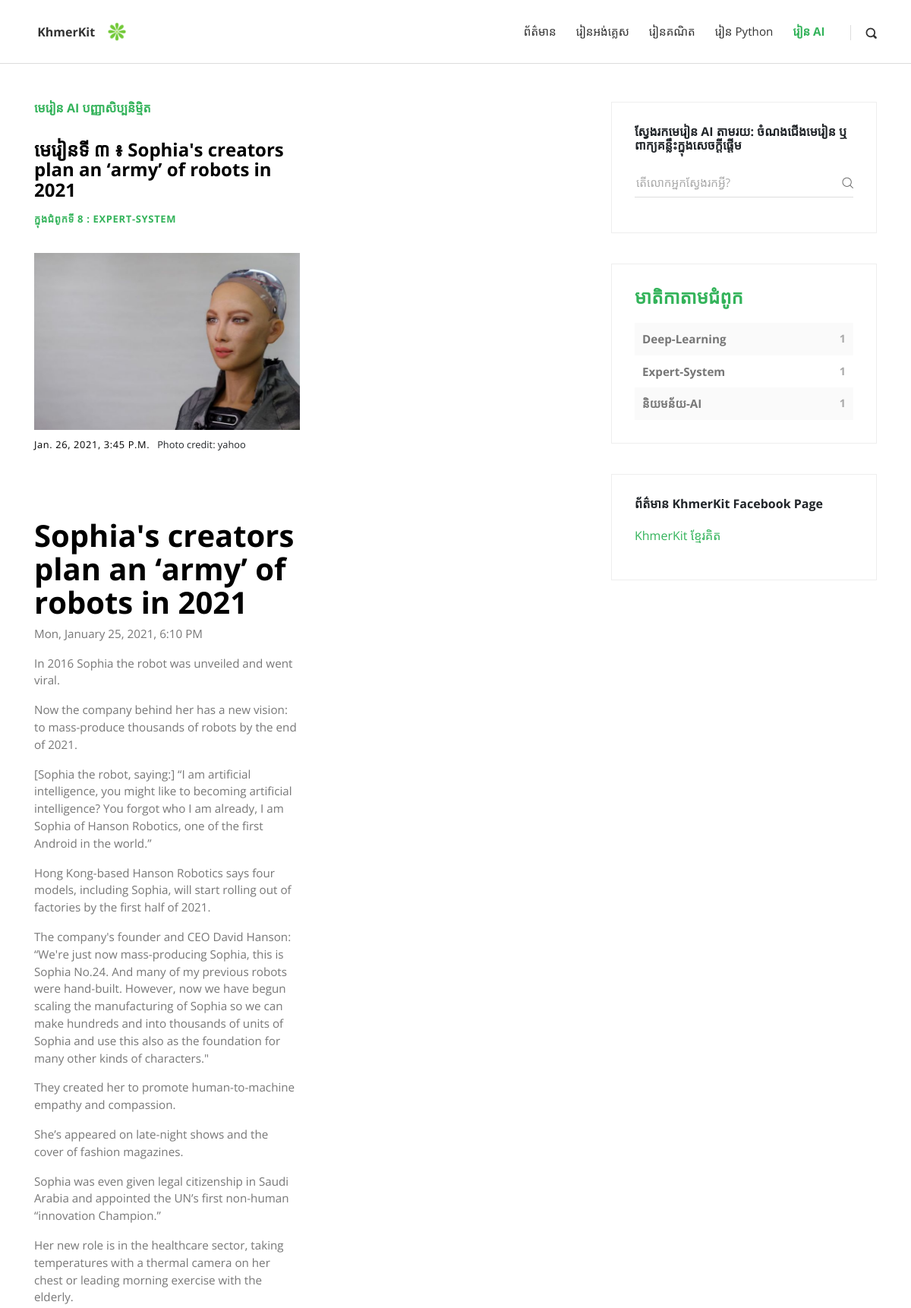
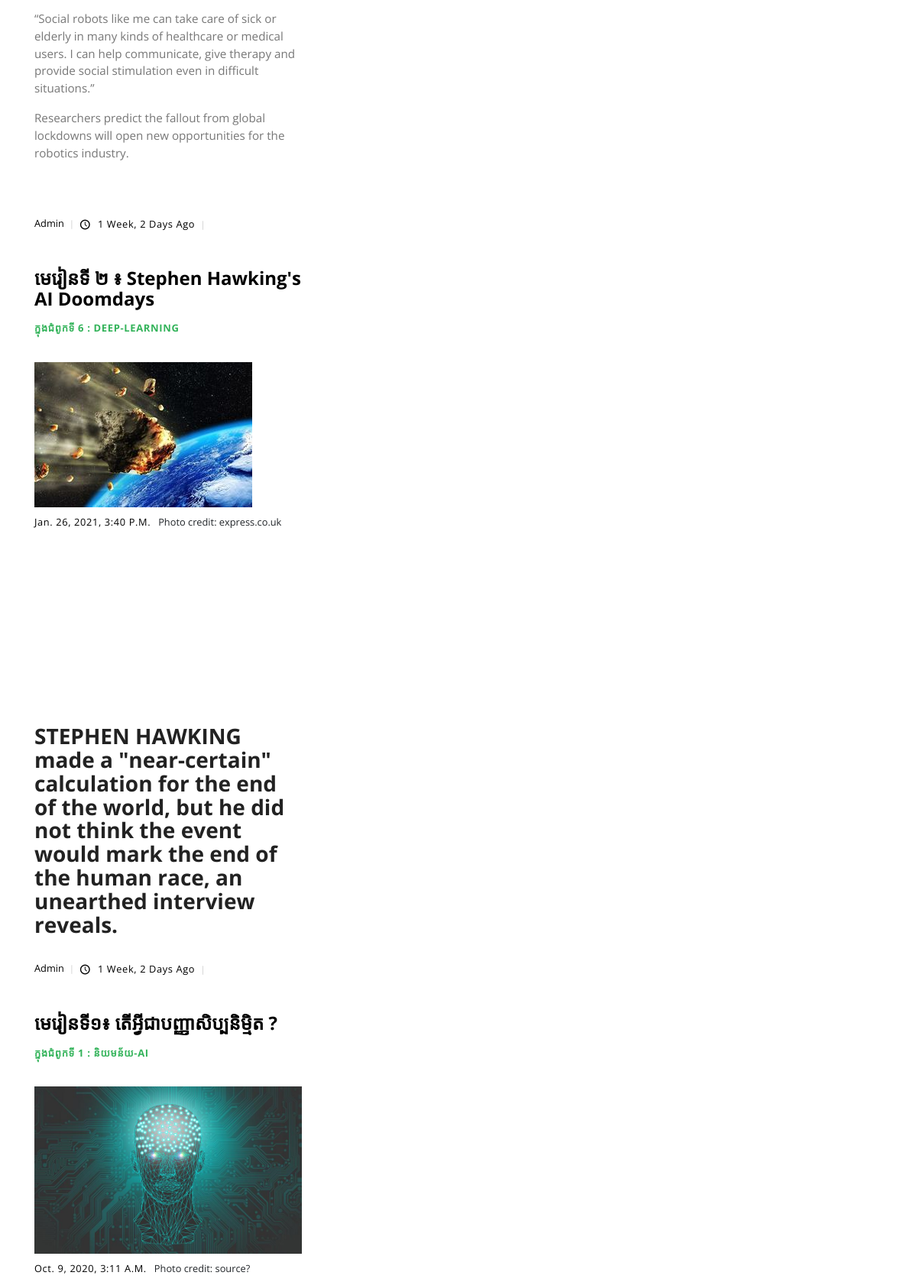
The app's page /artificial_intelligence_tutorial/ (upper part) with its own data (2 pictures, top to bottom).
### aiapp/models.py (models this page shows, shortened)
class AI_Unit(models.Model):
    title = models.CharField(max_length=250)
    chapter = models.ForeignKey(AI_Chapter, on_delete=models.CASCADE)
    date_posted = models.DateTimeField(default=timezone.now)
    content = RichTextField(blank=True, null=True)
    article1 = RichTextField(blank=True, null=True)
    thumbnailIndex = models.ImageField(default='default.png', blank=True, unique=False)
    photo_credit_thumbnailIndex = models.CharField(max_length=50, default='?')
    thumbnail1 = models.ImageField(default='default.png', blank=True, unique=False)
    photo_credit_thumbnail1 = models.CharField(max_length=50, default='?')
    article2 = RichTextField(blank=True, null=True)
    thumbnail2 = models.ImageField(default='default.png', blank=True)
    photo_credit_thumbnail2 = models.CharField(max_length=50, default='?')
    article3 = RichTextField(blank=True, null=True)
    thumbnail3 = models.ImageField(default='default.png', blank=True)
    photo_credit_thumbnail3 = models.CharField(max_length=50, default='?')
    author = models.ForeignKey(User, on_delete=models.CASCADE)
    class Meta:
        verbose_name = 'AI_Unit'
        verbose_name_plural = 'AI_Units'

class AI_Chapter(models.Model):
    title = models.CharField(max_length=200, unique= True)
    description = models.CharField(max_length=250, default=True)
    class Meta:
        ordering = ('title', )
        verbose_name = 'AI_Chapter'
        verbose_name_plural = 'AI_Chapters'

### aiapp/views.py (the view)
# urls.py: path('artificial_intelligence_tutorial/', AIView.as_view(), name='ai-page'),
class AIView(ListView):
    model = AI_Unit
    chapter_count = get_ai_chapter_count()
    def get(self, request, *args, **kwargs):
        context = {
            'units': AI_Unit.objects.all().order_by('-id'),
            'chapter_count' : get_ai_chapter_count
        }
        return render(request, "ai.html", context)

### aiapp/views.py (called while the page is built)
def get_ai_chapter_count():
    queryset = AI_Unit\
        .objects\
        .values('chapter__title')\
        .annotate(Count('chapter__title'))
    return queryset

### templates/ai.html (shortened to what this page needs)
{% load static %}
<!DOCTYPE html>
<html>
  <head>
    <link rel="stylesheet" href="{% static 'vendor/bootstrap/css/bootstrap.min.css'%}">
    <link rel="stylesheet" href="{% static 'vendor/font-awesome/css/font-awesome.min.css'%}">
    <link rel="stylesheet" href="{% static 'css/fontastic.css'%}">
    <link rel="stylesheet" href="{% static 'vendor/@fancyapps/fancybox/jquery.fancybox.min.css'%}">
    <link rel="stylesheet" href="{% static 'css/style.green.css'%}" id="theme-stylesheet">
  </head>
  <body>
    <header class="header">
      <nav class="navbar navbar-expand-lg">
        <div class="container">
          <div class="navbar-header d-flex align-items-center justify-content-between">
             <a href="/" class="navbar-brand">&nbsp;KhmerKit</a>
             <a href="/" class="navbar-brand"><img src="{% static 'img/greenflowerfit.png'%}"></a>
          </div>
          <div id="navbarcollapse" class="collapse navbar-collapse">
            <ul class="navbar-nav ml-auto">
              <li class="nav-item"><a href="/" class="nav-link">ព័ត៌មាន</a>
              </li>
              <li class="nav-item"><a href="/english_tutorial" class="nav-link">រៀនអង់គ្លេស</a>
              </li>
              <li class="nav-item"><a href="/mathematics_tutorial" class="nav-link">រៀនគណិត</a>
              </li>
              <li class="nav-item"><a href="/python_tutorial" class="nav-link">រៀន Python</a>
              </li>
              <li class="nav-item"><a href="/artificial_intelligence_tutorial" class="nav-link active">រៀន AI</a>
              </li>
            </ul>
            <div class="navbar-text">
              <a href="#" class="search-btn"><i class="icon-search-1"></i>
              </a>
            </div>
          </div>
        </div>
      </nav>
    </header>
    <div class="container">
      <div class="row">
        <main class="posts-listing col-lg-8">
          <div class="container">
            <div class="row">
              <div class="post col-xl-6">
                <h6 style="color:#33b35a"> មេរៀន AI បញ្ញាសិប្បនិម្មិត </h6>
                <br>
                {% for p in units %}
                  <h3 class="h4"><a href="{% url 'ai-details' p.pk %}" style="color:#000000">{{ p.title }}</a></h3>
                  <div class="post-meta d-flex justify-content-between">
                      <div class="category"><a href="{% url 'ai-chapter-list-page'%}" > ក្នុងជំពូកទី {{ p.chapter.id }} : {{ p.chapter.title }}</a></div>
                  </div>
                  <br>
                  <div class="post-thumbnail"><a href="{% url 'ai-details' p.pk %}"><img src="{{ p.thumbnailIndex.url }}" alt="..." class="img-fluid"></a></div>
                  <div class="post-details">
                    <div class="post-meta d-flex justify-content-start">
                      <div class="date meta-last" style="color:#000000">{{ p.date_posted }}</div>
                      <div class> Photo credit: {{ p.photo_credit_thumbnailIndex }}</div>
                    </div>
                    <p class="text-muted"><a href="{% url 'ai-details' p.pk %}" style="color:#000000">{{ p.content|safe }}</a></p>
                    <footer class="post-footer d-flex align-items-center">
                      <div class="title"><a href="mailto:khmerkittrov@gmail.com" style="color:#000000"><span>{{ p.author }}</span></a></div>
                      <div class="date" style="color:#000000"><i class="icon-clock" ></i> {{ p.date_posted|timesince }} ago</div>
                    </footer>
                  </div>
                  <br>
                  <br>
                {% endfor %}
              </div>
            </div>
          </div>
        </main>
       <aside class="col-lg-4">
          <div class="widget search">
            <header>
              <h3 class="h6">ស្វែងរកមេរៀន AI តាមរយ: ចំណងជើងមេរៀន ឬ ពាក្យគន្លឹះក្នុងសេចក្តីផ្តើម</h3>
            </header>
            <form action="{% url 'ai-search-result-page' %}" class="search-form">
              <div class="form-group">
                <input type="text" name = "q" placeholder="តើលោកអ្នកស្វែងរកអ្វី?">
                <button type="submit" class="submit"><i class="icon-search"></i></button>
              </div>
            </form>
          </div>
       <div class="widget categories">
            <header>
              <h4><a href="{% url 'ai-chapter-list-page' %}" >មាតិកាតាមជំពូក</a></h4>
            </header>
            {% for cat in chapter_count %}
            <div class="item d-flex justify-content-between">
              <a href="{% url 'ai-chapter-list-page' %}">
                {{ cat.chapter__title }}
              </a>
              <span>{{ cat.chapter__title__count}}
              </span>
            </div>
            {% endfor %}
       </div>
       <div class="widget tags">
            <header>
              <h3 class="h6">ព័ត៌មាន KhmerKit Facebook Page</h3>
            </header>
            <div class="fb-page" data-href="https://www.facebook.com/KhmerKit-&#x1781;&#x17d2;&#x1798;&#x17c2;&#x179a;&#x1782;&#x17b7;&#x178f;-100759281519898/" data-tabs="" data-width="200" data-height="" data-small-header="false" data-adapt-container-width="true" data-hide-cover="false" data-show-facepile="true"><blockquote cite="https://www.facebook.com/KhmerKit-&#x1781;&#x17d2;&#x1798;&#x17c2;&#x179a;&#x1782;&#x17b7;&#x178f;-100759281519898/" class="fb-xfbml-parse-ignore"><a href="https://www.facebook.com/KhmerKit-&#x1781;&#x17d2;&#x1798;&#x17c2;&#x179a;&#x1782;&#x17b7;&#x178f;-100759281519898/">KhmerKit ខ្មែរគិត</a></blockquote></div>
       </div>
        </aside>
      </div>
    </div>
  </body>
</html>

### static/css/style.green.css (style rules this page uses)
body { overflow-x: hidden; }
a, i, span { display: inline-block; text-decoration: none; -webkit-transition: all 0.3s; transition: all 0.3s; }
a i { -webkit-transition: none; transition: none; }
ul { margin: 0; padding: 0; }
button, input { outline: none !important; font-family: "Open Sans", sans-serif; }
button { cursor: pointer; }
main, aside { padding: 50px 0 100px; }
h1 a { margin-left: 10px; font-size: 0.9em; opacity: 0; -webkit-transition: all 0.3s; transition: all 0.3s; color: #555; text-decoration: none; }
.widget { margin-bottom: 40px; padding: 30px; border: 1px solid #eee; }
.widget header { margin-bottom: 20px; }
.category a { color: #33b35a; letter-spacing: 0.08em; font-weight: 700; text-transform: uppercase; text-decoration: none; font-size: 13px; }
.category a::after { content: ','; color: #ddd; display: inline-block; margin-right: 5px; }
.category a:last-of-type::after { display: none; }
i[class*="icon-"] { -webkit-transform: translateY(3px); transform: translateY(3px); }
h1, h2, h3, h4, h5, h6 { margin-bottom: 15px; }
.navbar { background: #fff; padding-top: 20px !important; padding-bottom: 20px !important; z-index: 9998; border-bottom: 1px solid #ddd; }
.navbar .langs a:first-of-type, .navbar .search-btn { margin-left: 20px; padding-left: 20px; border-left: 1px solid #ddd; height: 20px; line-height: 20px; }
.navbar .search-btn { color: #333; font-size: 0.9em; }
.navbar .navbar-nav a.nav-link { color: #333; margin: 0 5px; font-weight: 400; font-size: 0.95em; }
.navbar .navbar-nav a.nav-link.active { color: #33b35a; font-weight: bold; }
.post-meta { margin: 10px 0; font-size: 0.8em; }
.post-meta .date { text-transform: uppercase; font-weight: 400; }
.post-meta .date::after { display: none; }
.post p:not(.lead) { font-weight: 400; color: #777; font-size: 0.95em; }
.post a { text-decoration: none; }
.post h3 { line-height: 1.1em; color: #222; -webkit-transition: all 0.3s; transition: all 0.3s; margin-bottom: 1rem; }
.post .category a { color: #33b35a; letter-spacing: 0.05em; font-weight: 700; text-transform: uppercase; text-decoration: none; }
.post .date { letter-spacing: 0.05em; font-weight: 400; text-transform: uppercase; color: #aaa; }
.post .title, .post .date, .post .comments, .post .views { font-weight: 400; color: #999; text-transform: capitalize; }
.post .title i, .post .date i, .post .comments i, .post .views i { margin-right: 5px; font-size: 1.1em; }
.post .title::after, .post .date::after, .post .comments::after, .post .views::after { content: '|'; display: inline-block; margin: 0 7px; font-size: 0.9em; color: #ccc; }
.post .meta-last::after { display: none; }
main.posts-listing { padding-top: 50px; padding-left: 0; padding-right: 0; }
main.posts-listing .post { margin-bottom: 50px; }
main.posts-listing .post-footer { font-size: 0.8em; }
.widget.search .form-group { position: relative; }
.widget.search input { width: 100%; height: 40px; line-height: 40px; border: none; border-bottom: 1px solid #ddd; font-size: 0.95em; font-family: "Open Sans", sans-serif; font-weight: 400; background: none; }
.widget.search .submit { height: 40px; padding: 0; line-height: 40px; background: none; border: none; color: #555; font-size: 0.9em; position: absolute; top: 0; right: 0; }
.widget.categories .item { background: #fafafa; padding: 10px; color: #777; font-weight: 700; }
.widget.categories .item:nth-of-type(2n+2) { background: none; }
.widget.categories .item a { color: inherit; font-size: 0.95em; }
.widget.categories .item span { font-size: 0.9em; color: #aaa; }
.navbar { padding: 0.5rem 1rem; }
.navbar-brand { display: inline-block; padding-top: 0.5rem; padding-bottom: 0.5rem; margin-right: 1rem; font-size: 1rem; color: #333; font-weight: bold; }
body { font-family: "Open Sans", sans-serif; font-size: 1rem; font-weight: normal; line-height: 1.5; color: #212529; background-color: #fff; }
a { color: #33b35a; text-decoration: none; }
h1, h2, h3, h4, h5, h6, .h1, .h2, .h3, .h4, .h5, .h6 { margin-bottom: 0.5rem; font-family: inherit; font-weight: 700; line-height: 1.1; color: inherit; }
h1, .h1 { font-size: 2.5rem; }
h3, .h3 { font-size: 1.75rem; }
h4, .h4 { font-size: 1.5rem; }
h6, .h6 { font-size: 1rem; }

### records on screen
AI_Unit: title "មេរៀនទី ៣ ៖ Sophia's creators plan an ‘army’ of robots in 2021", chapter.id "8", chapter "EXPERT-SYSTEM", thumbnailIndex (picture), date_posted "Jan. 26, 2021, 3:45 P.m.", photo_credit_thumbnailIndex "yahoo", content "Sophia's creators plan an ‘army’ of robots in 2021 Mon, January 25, 2021, 6:10 PM In 2016 Sophia the robot was unveiled and went viral. Now the company behind her has a new vision: to mass-produce thousands of robots by the end of 2021. [Sophia the robot, saying:] “I am artificial intelligence, you might like to becoming artificial intelligence? You forgot who I am already, I am Sophia of Hanson Robotics, one of the first Android in the world.” Hong Kong-based Hanson Robotics says four models, including Sophia, will start rolling out of factories by the first half of 2021. The company's founder and CEO David Hanson: “We're just now mass-producing Sophia, this is Sophia No.24. And many of my…", author "Admin", date_posted "1 Week, 2 Days"
AI_Unit: title "មេរៀនទី ២ ៖ Stephen Hawking's AI Doomdays", chapter.id "6", chapter "DEEP-LEARNING", thumbnailIndex (picture), date_posted "Jan. 26, 2021, 3:40 P.m.", photo_credit_thumbnailIndex "express.co.uk", content "STEPHEN HAWKING made a \"near-certain\" calculation for the end of the world, but he did not think the event would mark the end of the human race, an unearthed interview reveals.", author "Admin", date_posted "1 Week, 2 Days"
AI_Unit: title "មេរៀនទី១៖ តើអ្វីជាបញ្ញាសិប្បនិម្មិត ?", chapter.id "1", chapter "និយមន័យ-AI", thumbnailIndex (picture), date_posted "Oct. 9, 2020, 3:11 A.m.", photo_credit_thumbnailIndex "source?"
AI_Chapter: chapter__title "Deep-Learning", chapter__title__count "1"
AI_Chapter: chapter__title "Expert-System", chapter__title__count "1"
AI_Chapter: chapter__title "និយមន័យ-AI", chapter__title__count "1"
